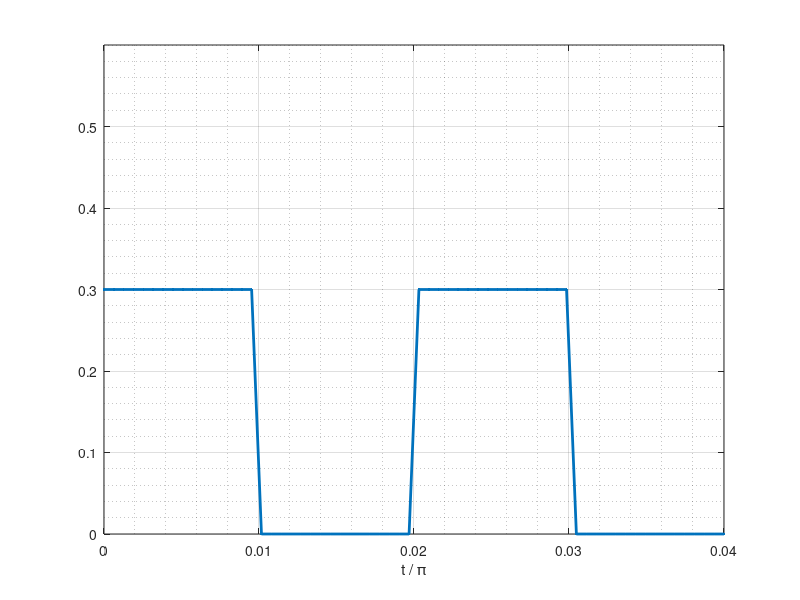

Reproduce this figure in MATLAB.
t = linspace(0,4*pi,64);
x = .15*square(.999*t)+0.15;

%%
%Plot data
figure(50)
set(gcf,'color',[1 1 1])
set(gcf,'DefaultLineLineWidth',2)
plot(t/(pi*100),x,'.-')
xlabel('t / \pi')
grid on
grid minor
axis([0 t(end)/(pi*100) 0 max(x)*2])